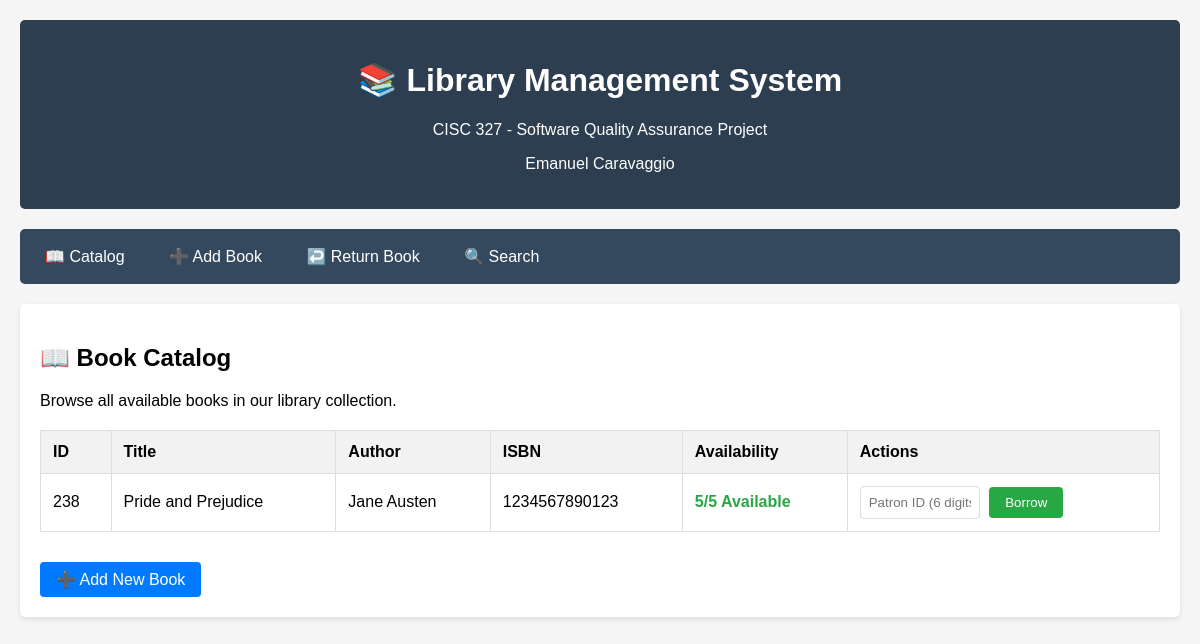
The page /catalog on the database as committed earlier.
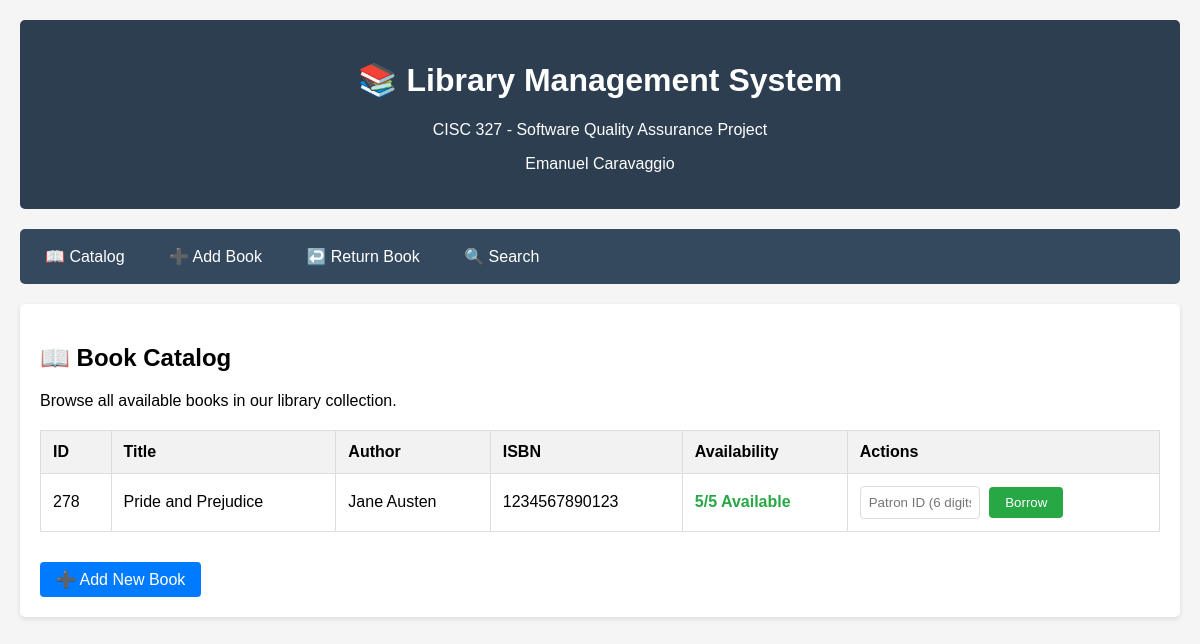
The same page on the database as committed later.
### tables this page shows
CREATE TABLE books (
            id INTEGER PRIMARY KEY AUTOINCREMENT,
            title TEXT NOT NULL,
            author TEXT NOT NULL,
            isbn TEXT UNIQUE NOT NULL,
            total_copies INTEGER NOT NULL,
            available_copies INTEGER NOT NULL
        );

### routes/catalog_routes.py (the view)
@catalog_bp.route('/catalog')
def catalog():
    books = get_all_books()
    return render_template('catalog.html', books=books)

### database.py (called while the page is built)
def get_db_connection():
    conn = sqlite3.connect(DATABASE)
    conn.row_factory = sqlite3.Row  # This enables column access by name
    return conn

def get_all_books() -> List[Dict]:
    conn = get_db_connection()
    books = conn.execute('SELECT * FROM books ORDER BY title').fetchall()
    conn.close()
    return [dict(book) for book in books]

### templates/catalog.html (shortened to what this page needs)
{% extends "base.html" %}
{% block content %}
<h2>📖 Book Catalog</h2>
<p>Browse all available books in our library collection.</p>
{% if books %}
<table>
    <thead>
        <tr>
            <th>ID</th>
            <th>Title</th>
            <th>Author</th>
            <th>ISBN</th>
            <th>Availability</th>
            <th>Actions</th>
        </tr>
    </thead>
    <tbody>
        {% for book in books %}
        <tr>
            <td>{{ book.id }}</td>
            <td>{{ book.title }}</td>
            <td>{{ book.author }}</td>
            <td>{{ book.isbn }}</td>
            <td>
                {% if book.available_copies > 0 %}
                    <span class="status-available">{{ book.available_copies }}/{{ book.total_copies }} Available</span>
                {% else %}
                    <span class="status-unavailable">Not Available</span>
                {% endif %}
            </td>
            <td>
                {% if book.available_copies > 0 %}
                    <form method="POST" action="{{ url_for('borrowing.borrow_book') }}" style="display: inline;">
                        <input type="text" name="patron_id" placeholder="Patron ID (6 digits)"
                               pattern="[0-9]{6}" maxlength="6" required style="width: 120px; margin-right: 5px;">
                        <button type="submit" class="btn btn-success">Borrow</button>
                    </form>
                {% else %}
                    <span style="color: #666;">Unavailable</span>
                {% endif %}
            </td>
        </tr>
        {% endfor %}
    </tbody>
</table>
{% else %}
<div style="text-align: center; padding: 40px; color: #666;">
    <h3>No books in catalog</h3>
    <p>The library catalog is empty. <a href="{{ url_for('catalog.add_book') }}">Add the first book</a> to get started.</p>
</div>
{% endif %}
<div style="margin-top: 30px;">
    <a href="{{ url_for('catalog.add_book') }}" class="btn">➕ Add New Book</a>
</div>
{% endblock %}

### templates/base.html (shortened to what this page needs)
<!DOCTYPE html>
<html lang="en">
<head>
</head>
<body>
    <div class="header">
        <h1>📚 Library Management System</h1>
        <p>CISC 327 - Software Quality Assurance Project</p>
        <p>Emanuel Caravaggio</p>
    </div>
    <div class="nav">
        <a href="{{ url_for('catalog.catalog') }}">📖 Catalog</a>
        <a href="{{ url_for('catalog.add_book') }}">➕ Add Book</a>
        <a href="{{ url_for('borrowing.return_book') }}">↩️ Return Book</a>
        <a href="{{ url_for('search.search_books') }}">🔍 Search</a>
    </div>
    <div class="content">
        {% block content %}{% endblock %}
    </div>
</body>
</html>

### templates/base.html (style rules this page uses)
body { font-family: Arial, sans-serif; max-width: 1200px; margin: 0 auto; padding: 20px; background-color: #f5f5f5; }
.header { background-color: #2c3e50; color: white; padding: 20px; text-align: center; margin-bottom: 20px; border-radius: 5px; }
.nav { background-color: #34495e; padding: 10px; margin-bottom: 20px; border-radius: 5px; }
.nav a { color: white; text-decoration: none; padding: 8px 15px; margin-right: 10px; border-radius: 3px; display: inline-block; }
.content { background-color: white; padding: 20px; border-radius: 5px; box-shadow: 0 2px 5px rgba(0,0,0,0.1); }
table { width: 100%; border-collapse: collapse; margin-top: 20px; }
th, td { border: 1px solid #ddd; padding: 12px; text-align: left; }
th { background-color: #f2f2f2; font-weight: bold; }
.btn { background-color: #007bff; color: white; padding: 8px 16px; border: none; border-radius: 4px; cursor: pointer; text-decoration: none; display: inline-block; }
.btn-success { background-color: #28a745; }
input[type="text"], input[type="number"], select { width: 100%; padding: 8px; border: 1px solid #ddd; border-radius: 4px; box-sizing: border-box; }
.status-available { color: #28a745; font-weight: bold; }

Rows that differ between the two databases and show on the page:
removed books: id "238", title "Pride and Prejudice", author "Jane Austen", isbn "1234567890123", available_copies "5", total_copies "5"
added books: id "278", title "Pride and Prejudice", author "Jane Austen", isbn "1234567890123", available_copies "5", total_copies "5"
